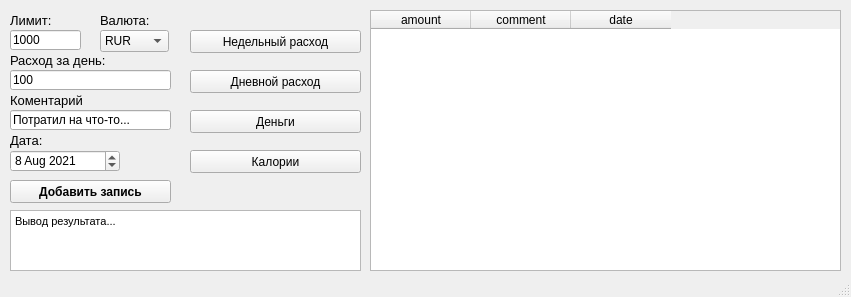
<?xml version="1.0" encoding="UTF-8"?>
<ui version="4.0">
 <class>CalcWin</class>
 <widget class="QMainWindow" name="CalcWin">
  <property name="geometry">
   <rect>
    <x>0</x>
    <y>0</y>
    <width>851</width>
    <height>297</height>
   </rect>
  </property>
  <property name="windowTitle">
   <string>Calculator by YP</string>
  </property>
  <widget class="QWidget" name="centralwidget">
   <widget class="QLabel" name="limit_l">
    <property name="geometry">
     <rect>
      <x>10</x>
      <y>10</y>
      <width>51</width>
      <height>20</height>
     </rect>
    </property>
    <property name="font">
     <font>
      <pointsize>10</pointsize>
     </font>
    </property>
    <property name="text">
     <string>Лимит:</string>
    </property>
   </widget>
   <widget class="QDateEdit" name="date_e">
    <property name="geometry">
     <rect>
      <x>10</x>
      <y>150</y>
      <width>110</width>
      <height>22</height>
     </rect>
    </property>
    <property name="dateTime">
     <datetime>
      <hour>0</hour>
      <minute>0</minute>
      <second>0</second>
      <year>2021</year>
      <month>8</month>
      <day>8</day>
     </datetime>
    </property>
    <property name="date">
     <date>
      <year>2021</year>
      <month>8</month>
      <day>8</day>
     </date>
    </property>
   </widget>
   <widget class="QLineEdit" name="limit_e">
    <property name="geometry">
     <rect>
      <x>10</x>
      <y>30</y>
      <width>71</width>
      <height>20</height>
     </rect>
    </property>
    <property name="text">
     <string>1000</string>
    </property>
   </widget>
   <widget class="QTextBrowser" name="resoult_txt">
    <property name="geometry">
     <rect>
      <x>10</x>
      <y>210</y>
      <width>351</width>
      <height>61</height>
     </rect>
    </property>
    <property name="html">
     <string>&lt;!DOCTYPE HTML PUBLIC &quot;-//W3C//DTD HTML 4.0//EN&quot; &quot;http://www.w3.org/TR/REC-html40/strict.dtd&quot;&gt;
&lt;html&gt;&lt;head&gt;&lt;meta name=&quot;qrichtext&quot; content=&quot;1&quot; /&gt;&lt;style type=&quot;text/css&quot;&gt;
p, li { white-space: pre-wrap; }
&lt;/style&gt;&lt;/head&gt;&lt;body style=&quot; font-family:'MS Shell Dlg 2'; font-size:8.25pt; font-weight:400; font-style:normal;&quot;&gt;
&lt;p align=&quot;justify&quot; style=&quot; margin-top:0px; margin-bottom:0px; margin-left:0px; margin-right:0px; -qt-block-indent:0; text-indent:0px;&quot;&gt;Вывод результата...&lt;/p&gt;&lt;/body&gt;&lt;/html&gt;</string>
    </property>
   </widget>
   <widget class="QLineEdit" name="rashod_e">
    <property name="geometry">
     <rect>
      <x>10</x>
      <y>70</y>
      <width>161</width>
      <height>20</height>
     </rect>
    </property>
    <property name="text">
     <string>100</string>
    </property>
   </widget>
   <widget class="QLabel" name="rashod_e_2">
    <property name="geometry">
     <rect>
      <x>10</x>
      <y>50</y>
      <width>121</width>
      <height>20</height>
     </rect>
    </property>
    <property name="font">
     <font>
      <pointsize>10</pointsize>
     </font>
    </property>
    <property name="text">
     <string>Расход за день:</string>
    </property>
   </widget>
   <widget class="QLineEdit" name="comm_e">
    <property name="geometry">
     <rect>
      <x>10</x>
      <y>110</y>
      <width>161</width>
      <height>20</height>
     </rect>
    </property>
    <property name="text">
     <string>Потратил на что-то...</string>
    </property>
   </widget>
   <widget class="QLabel" name="comm_l">
    <property name="geometry">
     <rect>
      <x>10</x>
      <y>90</y>
      <width>121</width>
      <height>20</height>
     </rect>
    </property>
    <property name="font">
     <font>
      <pointsize>10</pointsize>
     </font>
    </property>
    <property name="text">
     <string>Коментарий</string>
    </property>
   </widget>
   <widget class="QLabel" name="date_l">
    <property name="geometry">
     <rect>
      <x>10</x>
      <y>130</y>
      <width>121</width>
      <height>20</height>
     </rect>
    </property>
    <property name="font">
     <font>
      <pointsize>10</pointsize>
     </font>
    </property>
    <property name="text">
     <string>Дата:</string>
    </property>
   </widget>
   <widget class="QPushButton" name="add_rec_b">
    <property name="geometry">
     <rect>
      <x>10</x>
      <y>180</y>
      <width>161</width>
      <height>23</height>
     </rect>
    </property>
    <property name="font">
     <font>
      <weight>75</weight>
      <bold>true</bold>
     </font>
    </property>
    <property name="text">
     <string>Добавить запись</string>
    </property>
   </widget>
   <widget class="QPushButton" name="week_r_b">
    <property name="geometry">
     <rect>
      <x>190</x>
      <y>30</y>
      <width>171</width>
      <height>23</height>
     </rect>
    </property>
    <property name="text">
     <string>Недельный расход</string>
    </property>
   </widget>
   <widget class="QLabel" name="limit_l_2">
    <property name="geometry">
     <rect>
      <x>100</x>
      <y>10</y>
      <width>61</width>
      <height>20</height>
     </rect>
    </property>
    <property name="font">
     <font>
      <pointsize>10</pointsize>
     </font>
    </property>
    <property name="text">
     <string>Валюта:</string>
    </property>
   </widget>
   <widget class="QPushButton" name="day_r_b">
    <property name="geometry">
     <rect>
      <x>190</x>
      <y>70</y>
      <width>171</width>
      <height>23</height>
     </rect>
    </property>
    <property name="text">
     <string>Дневной расход</string>
    </property>
   </widget>
   <widget class="QPushButton" name="ostatok_cal_b">
    <property name="geometry">
     <rect>
      <x>190</x>
      <y>150</y>
      <width>171</width>
      <height>23</height>
     </rect>
    </property>
    <property name="text">
     <string>Калории</string>
    </property>
   </widget>
   <widget class="QPushButton" name="ostatok_mon_b">
    <property name="geometry">
     <rect>
      <x>190</x>
      <y>110</y>
      <width>171</width>
      <height>23</height>
     </rect>
    </property>
    <property name="text">
     <string>Деньги</string>
    </property>
   </widget>
   <widget class="QComboBox" name="curency_e">
    <property name="geometry">
     <rect>
      <x>100</x>
      <y>30</y>
      <width>69</width>
      <height>22</height>
     </rect>
    </property>
    <item>
     <property name="text">
      <string>RUR</string>
     </property>
    </item>
    <item>
     <property name="text">
      <string>KZT</string>
     </property>
    </item>
    <item>
     <property name="text">
      <string>USD</string>
     </property>
    </item>
    <item>
     <property name="text">
      <string>EUR</string>
     </property>
    </item>
   </widget>
   <widget class="QTableWidget" name="resoult_t">
    <property name="geometry">
     <rect>
      <x>370</x>
      <y>10</y>
      <width>471</width>
      <height>261</height>
     </rect>
    </property>
    <property name="frameShape">
     <enum>QFrame::StyledPanel</enum>
    </property>
    <property name="gridStyle">
     <enum>Qt::SolidLine</enum>
    </property>
    <property name="sortingEnabled">
     <bool>false</bool>
    </property>
    <attribute name="horizontalHeaderVisible">
     <bool>true</bool>
    </attribute>
    <attribute name="horizontalHeaderCascadingSectionResizes">
     <bool>false</bool>
    </attribute>
    <attribute name="horizontalHeaderHighlightSections">
     <bool>true</bool>
    </attribute>
    <attribute name="horizontalHeaderShowSortIndicator" stdset="0">
     <bool>false</bool>
    </attribute>
    <attribute name="horizontalHeaderStretchLastSection">
     <bool>false</bool>
    </attribute>
    <attribute name="verticalHeaderCascadingSectionResizes">
     <bool>false</bool>
    </attribute>
    <column>
     <property name="text">
      <string>amount</string>
     </property>
    </column>
    <column>
     <property name="text">
      <string>comment</string>
     </property>
    </column>
    <column>
     <property name="text">
      <string>date</string>
     </property>
    </column>
   </widget>
  </widget>
  <widget class="QStatusBar" name="statusbar"/>
 </widget>
 <resources/>
 <connections/>
</ui>
